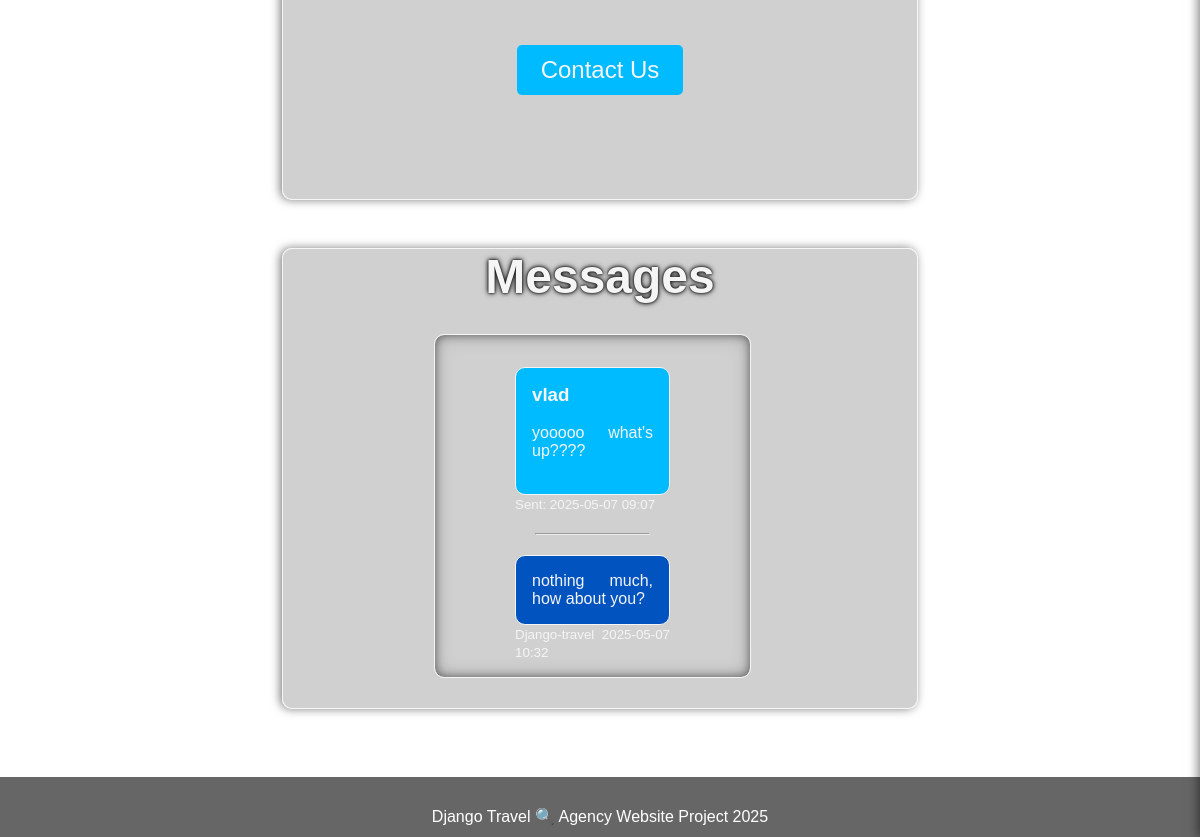
Before: /contact/ (signed in, lower part) with the older database file.
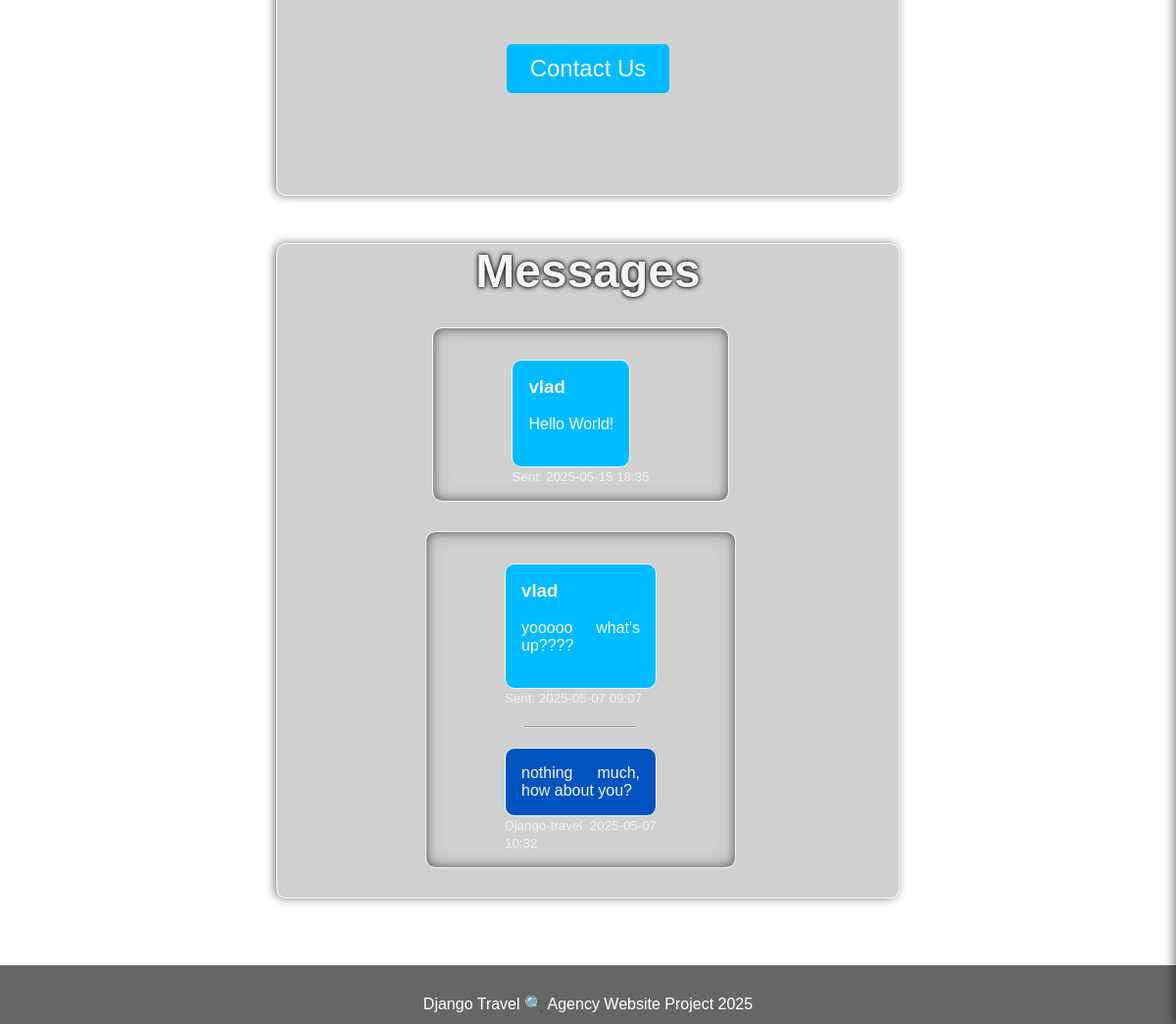
After: the same page with the newer database file.
### travel/models/contact_models.py (models this page shows, shortened)
class ContactMessage(models.Model):
    user = models.ForeignKey(
        settings.AUTH_USER_MODEL, on_delete=models.SET_NULL, null=True, blank=True
    )
    name = models.CharField(max_length=100)
    email = models.EmailField()
    message = models.TextField()
    created_at = models.DateTimeField(auto_now_add=True)
    reply_message = models.TextField(blank=True)
    replied = models.BooleanField(default=False)
    replied_at = models.DateTimeField(null=True, blank=True)

### travel/views/contact_views.py (the view, shortened to what this page needs)
# urls.py: path('contact/', ContactFormView.as_view(), name='contact')
class ContactFormView(SuccessMessageMixin, FormView):
    template_name = 'contact/contact.html'
    form_class = ContactForm
    success_url = reverse_lazy('contact')
    success_message = "Thank you for your message!"
    def get_initial(self):
        initial = super().get_initial()
        if self.request.user.is_authenticated:
            initial['name'] = self.request.user.username
            initial['email'] = self.request.user.email
        return initial
    def get_context_data(self, **kwargs):
        context = super().get_context_data(**kwargs)
        if self.request.user.is_authenticated:
            context['user_messages'] = ContactMessage.objects.filter(
                user=self.request.user
            ).order_by('-created_at')
        return context

### travel/context_processors.py (called while the page is built)
def trip_search_form(request):
    countries_json = json.dumps([
        {'id': country.id, 'name': country.name, 'continent_id': country.continent.id}
        for country in Country.objects.all()
    ])
    continents_json = json.dumps([
        {'id': continent.id, 'name': continent.name}
        for continent in Continent.objects.all()
    ])
    cities_json = json.dumps([
        {'id': city.id, 'name': city.name, 'country_id': city.country.id, 'continent_id': city.country.continent.id}
        for city in City.objects.all()
    ])
    return {
        'trip_search_form': TripSearchForm(),
        'countries_json': countries_json,
        'continents_json': continents_json,
        'cities_json': cities_json,
    }

### travel/models/location_models.py (called while the page is built)
    def __str__(self):
        return self.name

    def __str__(self):
        return self.name

    def __str__(self):
        return self.name

    def __str__(self):
        return self.name

### pages/templates/contact/contact.html (shortened to what this page needs)
{% extends "base.html" %}
{% block content %}
{% load static %}
<link rel="stylesheet" href="{% static 'css/pages/contact_us.css' %}">
<div class="container-presets contact-us-container">
    <div class="contact-us-form">
        <form method="post">
            <div>
                <label for="{{ form.message.id_for_label }}">Message</label><br>
            </div>
            <button class="button-presets contact-us-form-button" type="submit">Contact Us</button>
        </form>
    </div>
</div>
{% if user_messages %}
    <div class="container-presets contact-us-messages-container">
        <h1 class="title1-presets">Messages</h1>
        <ul>
        {% for msg in user_messages %}
            <div class="invert-container contact-us-messages-container-message">
            <li>
                <div class="contact-us-user-message">
                    <h3 class="messages-item">
                    {{ msg.name }}
                    </h3><br>
                    <p class="messages-item">
                    {{ msg.message|linebreaks }}
                    </p><br>
                </div>
                <small class="messages-item">Sent: {{ msg.created_at|date:"Y-m-d H:i" }}</small>
                {% if msg.replied and msg.reply_message %}
                <hr class="divider-presets">
                <div class="contact-us-admin-reply">
                    <p>{{ msg.reply_message|linebreaks }}</p>
                </div>
                <small>Django-travel {{ msg.replied_at|date:"Y-m-d H:i" }}</small><br>
                {% endif %}
            </li>
            </div>
        {% endfor %}
        </ul>
    {% else %}
        <p>You haven't sent any messages yet.</p>
    </div>
{% endif %}
{% endblock %}

Changed rows visible on the page:
added ContactMessage: name "vlad", message "Hello World!", created_at "2025-05-15 18:35"
